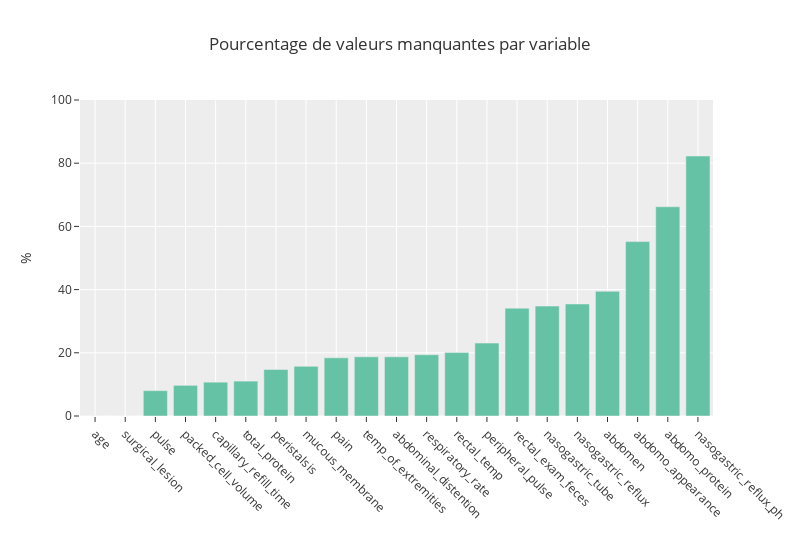

Here is the notebook cell this chart was saved with:
### Markdown cell above
## Valeurs manquantes

### Code cell
na = horses.isna().sum()/horses.shape[0]*100 #calcul du pourcentage de valeurs manquantes par variable

px.bar(na.sort_values(),
         title = "Pourcentage de valeurs manquantes par variable",
         color_discrete_sequence = palettehex[0:1],
         template='ggplot2',
         range_y = [0,100],
         width=800,
         labels={'value':'%', 'index':''},
         color=None
        ).update_traces(showlegend=False).update_xaxes(tickangle=45)

### Figure 1 — Plotly figure (JSON) as saved in the notebook; plotly's stock layout.template omitted (floating-point values rounded to 4 significant figures)
{"data": [{"hovertemplate": "variable=0<br>=%{x}<br>%=%{y}<extra></extra>", "legendgroup": "0", "marker": {"color": "#66c2a5", "pattern": {"shape": ""}}, "name": "0", "orientation": "v", "showlegend": false, "textposition": "auto", "type": "bar", "x": ["age", "surgical_lesion", "pulse", "packed_cell_volume", "capillary_refill_time", "total_protein", "peristalsis", "mucous_membrane", "pain", "temp_of_extremities", "abdominal_distention", "respiratory_rate", "rectal_temp", "peripheral_pulse", "rectal_exam_feces", "nasogastric_tube", "nasogastric_reflux", "abdomen", "abdomo_appearance", "abdomo_protein", "nasogastric_reflux_ph"], "xaxis": "x", "y": [0.0, 0.0, 8.027, 9.699, 10.7, 11.04, 14.72, 15.72, 18.39, 18.73, 18.73, 19.4, 20.07, 23.08, 34.11, 34.78, 35.45, 39.46, 55.18, 66.22, 82.27], "yaxis": "y"}], "layout": {"barmode": "relative", "legend": {"title": {"text": "variable"}, "tracegroupgap": 0}, "title": {"text": "Pourcentage de valeurs manquantes par variable"}, "width": 800, "xaxis": {"anchor": "y", "domain": [0, 1], "tickangle": 45, "title": {"text": ""}}, "yaxis": {"anchor": "x", "domain": [0, 1], "range": [0, 100], "title": {"text": "%"}}}}
